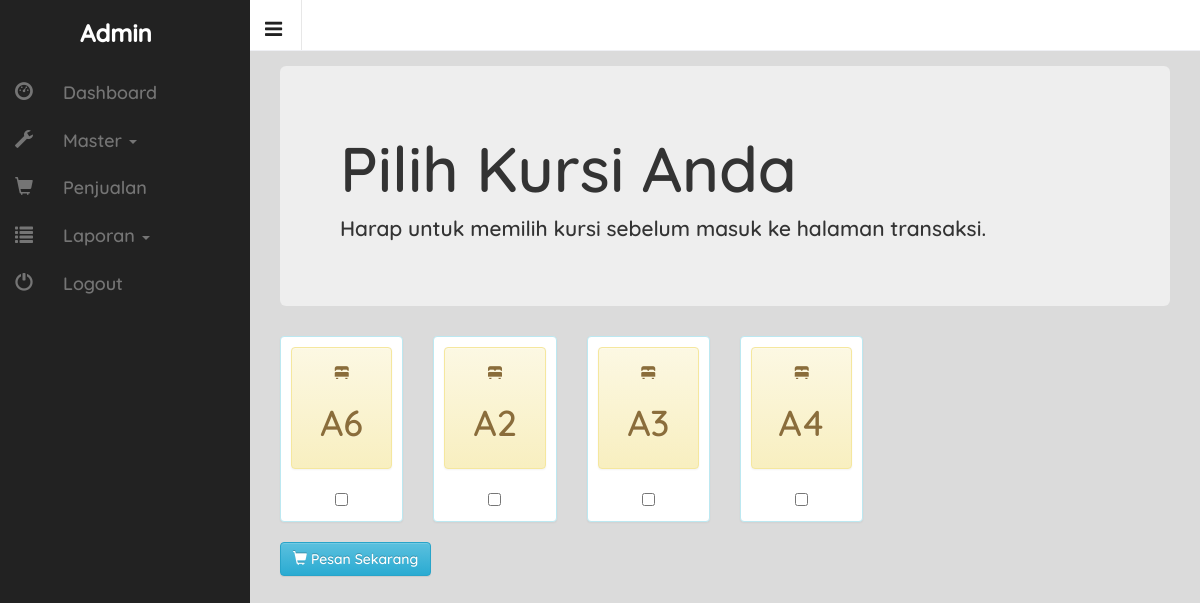
Page /page/index.php?hal=admin-master/penjualan/index on the committed database.
### tables this page shows
CREATE TABLE `kursi` (
  `id_kursi` int(11) NOT NULL,
  `nama_kursi` varchar(30) NOT NULL
);

### page/admin-master/penjualan/index.php (the view)
<div class="container-fluid">
  <div class="jumbotron">
    <h1>Pilih Kursi Anda</h1>
    <p>Harap untuk memilih kursi sebelum masuk ke halaman transaksi.</p>
  </div>
<form action="?hal=admin-master/penjualan/penjualan" method="POST">
<div class="row">
	<?php
		$query = mysqli_query($koneksi, "SELECT * FROM kursi");
		while ($row_kursi = mysqli_fetch_array($query)) {
	?>
	<div class="col-sm-2">
		<div class="panel panel-info">
			<div class="panel-body" style="padding: 10px;border-radius: 2px;">
	    		<div class="card">
	      			<div class="card-body">
	      				<center>
	      					<div class="alert alert-warning">
  <strong><i class="glyphicon glyphicon-bed"></i></strong><h1 class="card-title"><?=$row_kursi['nama_kursi']?></h1>
</div>
	        			<input type="checkbox" name="kursi[]" value="<?=$row_kursi['id_kursi']?>">
	        			</center>
	      			</div>
	    		</div>
	    	</div>
		</div>
	</div>
	<?php
	}
	?>
</div>
<button type="submit" class="btn btn-info btn-md" name="pesan"><i class="	glyphicon glyphicon-shopping-cart"></i> Pesan Sekarang</button>
</form>
</div>

### page/css/style.css (style rules this page uses)
* { margin: 0; padding: 0; }
html, body { max-width: 100%; overflow-x: hidden; }
body { padding-bottom: 30px; position: relative; min-height: 100%; font-family: Quicksand; font-weight: 500; background-color: #dbdbdb; padding-right:0 !important; }

### rows in the picture
kursi: nama_kursi "A6"
kursi: nama_kursi "A2"
kursi: nama_kursi "A3"
kursi: nama_kursi "A4"
